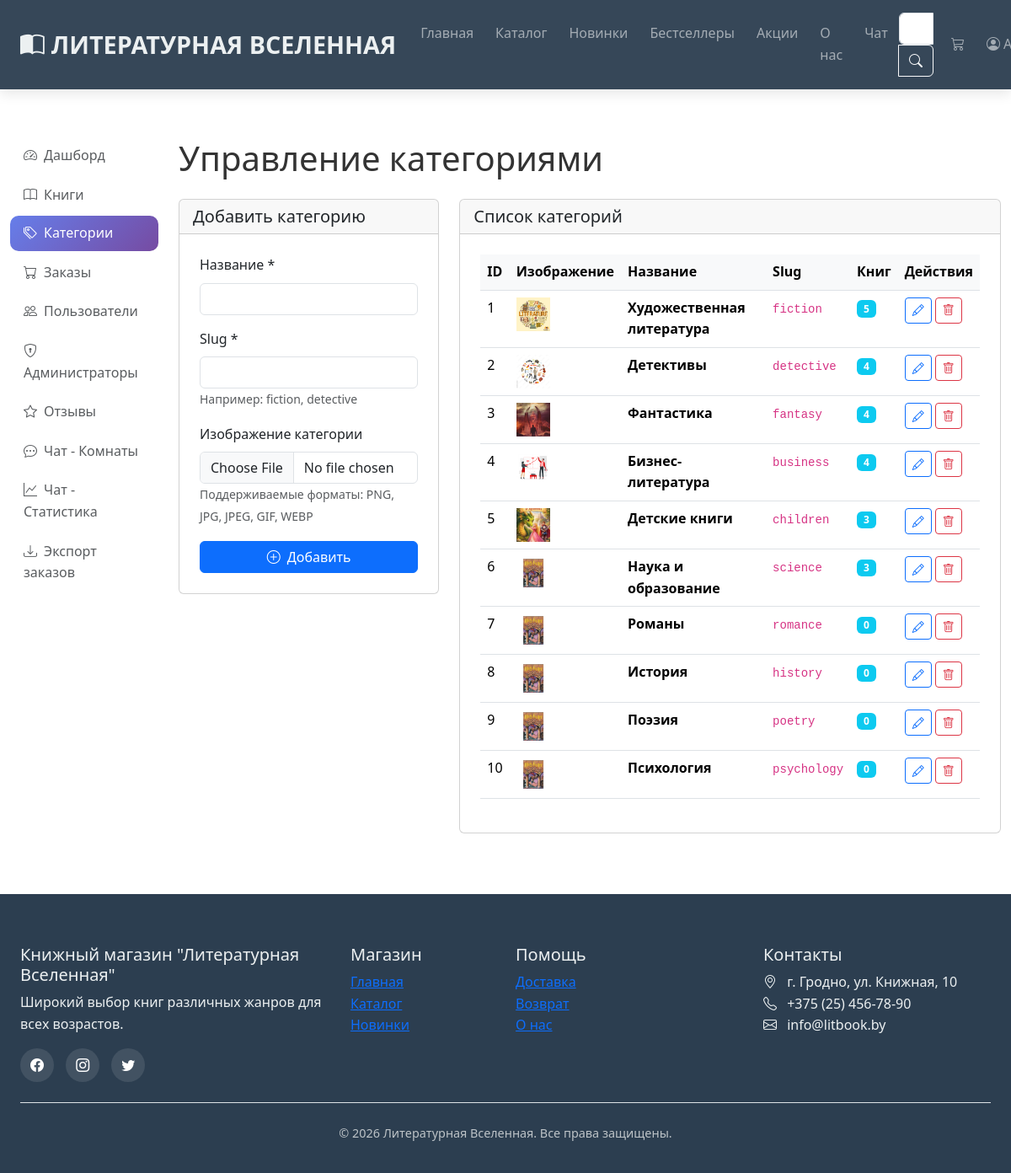
The app's page /admin/categories (signed in), older data.
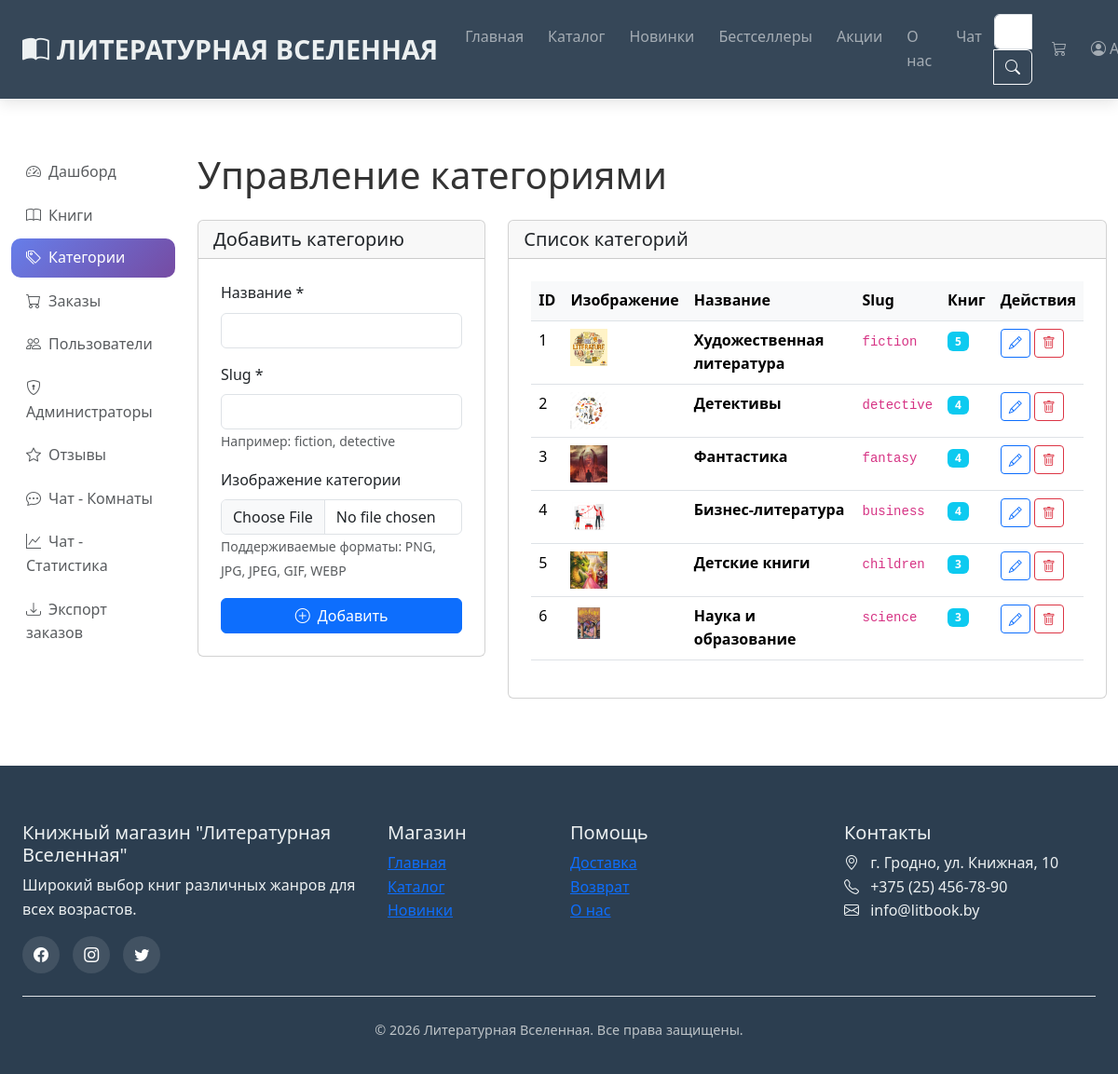
The same page, newer data.
### models.py (models this page shows, shortened)
class Category(db.Model):
    __tablename__ = 'categories'
    id = db.Column(db.Integer, primary_key=True)
    name = db.Column(db.String(50), nullable=False, unique=True)
    slug = db.Column(db.String(50), nullable=False, unique=True)
    image = db.Column(db.String(100))
    books = db.relationship('Book', backref='category', lazy=True)

### admin.py (the view)
@admin_bp.route('/categories')
@admin_required
def categories():
    categories = Category.query.all()
    return render_template('admin/categories.html', categories=categories)

### admin.py (called while the page is built)
def admin_required(f):
    @wraps(f)
    def decorated_function(*args, **kwargs):
        if 'user_id' not in session:
            flash('Пожалуйста, войдите в систему', 'warning')
            return redirect(url_for('login'))
        user = User.query.get(session['user_id'])
        if not user or not user.is_admin:
            flash('Доступ запрещен. Требуются права администратора.', 'danger')
            return redirect(url_for('index'))
        return f(*args, **kwargs)
    return decorated_function

### app.py (called while the page is built)
@app.context_processor
def inject_data():
    categories = Category.query.all()
    cart_count = 0
    if 'cart' in session:
        cart_count = sum(item['quantity'] for item in session['cart'].values())
    return dict(
        categories=categories,
        cart_count=cart_count,
        current_year=datetime.now().year
    )

### templates/admin/categories.html (shortened to what this page needs)
{% extends "base.html" %}
{% block content %}
<div style="height: 70px;"></div>
<div class="container-fluid py-4">
    <div class="row">
        <div class="col-md-3 col-lg-2 mb-4">
            {% include "admin/sidebar.html" %}
        </div>
        <div class="col-md-9 col-lg-10">
            <h1 class="mb-4">Управление категориями</h1>
            <div class="row">
                <div class="col-md-4 mb-4">
                    <div class="card">
                        <div class="card-header">
                            <h5 class="mb-0">Добавить категорию</h5>
                        </div>
                        <div class="card-body">
                            <form action="{{ url_for('admin.add_category') }}" method="post" enctype="multipart/form-data">
                                <div class="mb-3">
                                    <label class="form-label">Название *</label>
                                    <input type="text" name="name" class="form-control" required>
                                </div>
                                <div class="mb-3">
                                    <label class="form-label">Slug *</label>
                                    <input type="text" name="slug" class="form-control" required>
                                    <small class="text-muted">Например: fiction, detective</small>
                                </div>
                                <div class="mb-3">
                                    <label class="form-label">Изображение категории</label>
                                    <input type="file" name="image_file" class="form-control" accept="image/*">
                                    <small class="text-muted">Поддерживаемые форматы: PNG, JPG, JPEG, GIF, WEBP</small>
                                </div>
                                <button type="submit" class="btn btn-primary w-100">
                                    <i class="bi bi-plus-circle me-2"></i>Добавить
                                </button>
                            </form>
                        </div>
                    </div>
                </div>
                <div class="col-md-8">
                    <div class="card">
                        <div class="card-header">
                            <h5 class="mb-0">Список категорий</h5>
                        </div>
                        <div class="card-body">
                            <div class="table-responsive">
                                <table class="table table-hover">
                                    <thead>
                                        <tr>
                                            <th>ID</th>
                                            <th>Изображение</th>
                                            <th>Название</th>
                                            <th>Slug</th>
                                            <th>Книг</th>
                                            <th>Действия</th>
                                        </tr>
                                    </thead>
                                    <tbody>
                                        {% for category in categories %}
                                        <tr>
                                            <td>{{ category.id }}</td>
                                            <td>
                                                <img src="{{ url_for('static', filename='img/books/' + category.image) }}"
                                                     alt="{{ category.name }}" style="width: 40px; height: 40px; object-fit: cover;">
                                            </td>
                                            <td>
                                                <strong>{{ category.name }}</strong>
                                            </td>
                                            <td><code>{{ category.slug }}</code></td>
                                            <td>
                                                <span class="badge bg-info">{{ category.books|length }}</span>
                                            </td>
                                            <td>
                                                <button type="button" class="btn btn-sm btn-outline-primary"
                                                        data-bs-toggle="modal" data-bs-target="#editModal{{ category.id }}">
                                                    <i class="bi bi-pencil"></i>
                                                </button>
                                                <a href="{{ url_for('admin.delete_category', category_id=category.id) }}"
                                                   class="btn btn-sm btn-outline-danger"
                                                   onclick="return confirm('Удалить категорию?')">
                                                    <i class="bi bi-trash"></i>
                                                </a>
                                            </td>
                                        </tr>
                                        {% endfor %}
                                    </tbody>
                                </table>
                            </div>
                        </div>
                    </div>
                </div>
            </div>
        </div>
    </div>
</div>
{% endblock %}

### templates/base.html (shortened to what this page needs)
<!DOCTYPE html>
<html lang="ru">
<head>
    <link href="{{ url_for('static', filename='css/bootstrap.min.css') }}" rel="stylesheet">
    <link rel="stylesheet" href="https://cdn.jsdelivr.net/npm/bootstrap-icons@1.10.0/font/bootstrap-icons.css">
    <link rel="stylesheet" href="{{ url_for('static', filename='css/style.css') }}">
</head>
<body>
    <nav class="navbar navbar-expand-lg navbar-dark fixed-top">
        <div class="container-fluid px-3 px-lg-4">
            <a class="navbar-brand" href="{{ url_for('index') }}">
                <i class="bi bi-book-half me-2"></i>ЛИТЕРАТУРНАЯ ВСЕЛЕННАЯ
            </a>
            <div class="collapse navbar-collapse" id="navbarNav">
                <ul class="navbar-nav me-auto mb-2 mb-lg-0">
                    <li class="nav-item"><a class="nav-link" href="{{ url_for('index') }}">Главная</a></li>
                    <li class="nav-item"><a class="nav-link" href="{{ url_for('catalog') }}">Каталог</a></li>
                    <li class="nav-item"><a class="nav-link" href="{{ url_for('catalog', section='new') }}">Новинки</a></li>
                    <li class="nav-item"><a class="nav-link" href="{{ url_for('catalog', section='bestseller') }}">Бестселлеры</a></li>
                    <li class="nav-item"><a class="nav-link" href="{{ url_for('catalog', section='sale') }}">Акции</a></li>
                    <li class="nav-item"><a class="nav-link" href="{{ url_for('about') }}">О нас</a></li>
                    <li class="nav-item"><a class="nav-link" href="{{ url_for('chat') }}">Чат</a></li>
                </ul>
                <form class="d-flex" role="search" action="{{ url_for('catalog') }}" method="get">
                    <div class="input-group">
                        <input class="form-control" type="search" name="search" placeholder="Поиск книг" value="{{ request.args.get('search', '') }}">
                        <button class="btn btn-outline-light" type="submit"><i class="bi bi-search"></i></button>
                    </div>
                </form>
                <ul class="navbar-nav ms-2">
                    <li class="nav-item">
                        <a class="nav-link" href="{{ url_for('cart') }}">
                            <i class="bi bi-cart3"></i>
                        </a>
                    </li>
                    {% if session.user_id %}
                    <li class="nav-item dropdown">
                        <a class="nav-link dropdown-toggle" href="#" data-bs-toggle="dropdown">
                            <i class="bi bi-person-circle"></i>
                            <span class="d-none d-lg-inline">{{ session.user_name.split()[0] }}</span>
                        </a>
                    </li>
                    {% endif %}
                </ul>
            </div>
        </div>
    </nav>
    <div style="height: 70px;"></div>
    {% block content %}{% endblock %}
    <footer class="mt-5">
        <div class="container-fluid px-3 px-lg-4">
            <div class="row g-4">
                <div class="col-lg-4 col-md-6">
                    <h5>Книжный магазин "Литературная Вселенная"</h5>
                    <p>Широкий выбор книг различных жанров для всех возрастов.</p>
                    <div class="social-links">
                        <a href="#"><i class="bi bi-facebook"></i></a>
                        <a href="#"><i class="bi bi-instagram"></i></a>
                        <a href="#"><i class="bi bi-twitter"></i></a>
                    </div>
                </div>
                <div class="col-lg-2 col-md-6">
                    <h5>Магазин</h5>
                    <ul class="list-unstyled">
                        <li><a href="{{ url_for('index') }}">Главная</a></li>
                        <li><a href="{{ url_for('catalog') }}">Каталог</a></li>
                        <li><a href="{{ url_for('catalog', section='new') }}">Новинки</a></li>
                    </ul>
                </div>
                <div class="col-lg-3 col-md-6">
                    <h5>Помощь</h5>
                    <ul class="list-unstyled">
                        <li><a href="{{ url_for('about') }}#delivery">Доставка</a></li>
                        <li><a href="{{ url_for('about') }}#return">Возврат</a></li>
                        <li><a href="{{ url_for('about') }}">О нас</a></li>
                    </ul>
                </div>
                <div class="col-lg-3 col-md-6">
                    <h5>Контакты</h5>
                    <ul class="list-unstyled">
                        <li><i class="bi bi-geo-alt me-2"></i> г. Гродно, ул. Книжная, 10</li>
                        <li><i class="bi bi-telephone me-2"></i> +375 (25) 456-78-90</li>
                        <li><i class="bi bi-envelope me-2"></i> info@litbook.by</li>
                    </ul>
                </div>
            </div>
            <div class="copyright text-center pt-4 mt-4 border-top">
                <p>&copy; {{ current_year }} Литературная Вселенная. Все права защищены.</p>
            </div>
        </div>
    </footer>
    <div class="position-fixed bottom-0 end-0 p-3" style="z-index: 1050; max-width: 380px;">
    </div>
</body>
</html>

### templates/admin/sidebar.html
<div class="admin-sidebar">
    <div class="list-group">
        <a href="{{ url_for('admin.dashboard') }}" class="list-group-item list-group-item-action {% if request.endpoint == 'admin.dashboard' %}active{% endif %}">
            <i class="bi bi-speedometer2 me-2"></i>Дашборд
        </a>
        <a href="{{ url_for('admin.books') }}" class="list-group-item list-group-item-action {% if request.endpoint == 'admin.books' %}active{% endif %}">
            <i class="bi bi-book me-2"></i>Книги
        </a>
        <a href="{{ url_for('admin.categories') }}" class="list-group-item list-group-item-action {% if request.endpoint == 'admin.categories' %}active{% endif %}">
            <i class="bi bi-tags me-2"></i>Категории
        </a>
        <a href="{{ url_for('admin.orders') }}" class="list-group-item list-group-item-action {% if request.endpoint == 'admin.orders' %}active{% endif %}">
            <i class="bi bi-cart me-2"></i>Заказы
        </a>
        <a href="{{ url_for('admin.users') }}" class="list-group-item list-group-item-action {% if request.endpoint == 'admin.users' %}active{% endif %}">
            <i class="bi bi-people me-2"></i>Пользователи
        </a>
        <a href="{{ url_for('admin.admins') }}" class="list-group-item list-group-item-action {% if request.endpoint == 'admin.admins' %}active{% endif %}">
            <i class="bi bi-shield-lock me-2"></i>Администраторы
        </a>
        <a href="{{ url_for('admin.reviews') }}" class="list-group-item list-group-item-action {% if request.endpoint == 'admin.reviews' %}active{% endif %}">
            <i class="bi bi-star me-2"></i>Отзывы
        </a>
        <a href="{{ url_for('admin.chat_rooms') }}" class="list-group-item list-group-item-action {% if request.endpoint == 'admin.chat_rooms' %}active{% endif %}">
    <i class="bi bi-chat-dots me-2"></i>Чат - Комнаты
        </a>
        <a href="{{ url_for('admin.chat_stats') }}" class="list-group-item list-group-item-action {% if request.endpoint == 'admin.chat_stats' %}active{% endif %}">
            <i class="bi bi-graph-up me-2"></i>Чат - Статистика
        </a>
        <a href="{{ url_for('admin.export_orders') }}" class="list-group-item list-group-item-action">
            <i class="bi bi-download me-2"></i>Экспорт заказов
        </a>
    </div>
</div>

### static/css/style.css (style rules this page uses)
:root { --primary-color: #2c3e50; --secondary-color: #3498db; --accent-color: #e74c3c; --light-color: #ecf0f1; --dark-color: #2c3e50; --text-color: #333; --shadow: 0 5px 15px rgba(0, 0, 0, 0.1); --transition: all 0.3s ease; }
* { margin: 0; padding: 0; box-sizing: border-box; }
body { font-family: "Segoe UI", Tahoma, Geneva, Verdana, sans-serif; color: var(--text-color); line-height: 1.6; overflow-x: hidden; }
.navbar { background-color: rgba(44, 62, 80, 0.95) !important; backdrop-filter: blur(10px); transition: var(--transition); padding: 15px 0; box-shadow: var(--shadow); }
.navbar-brand { font-weight: 700; font-size: 1.8rem; color: var(--light-color) !important; }
.nav-link { font-weight: 500; margin: 0 5px; border-radius: 5px; transition: var(--transition); }
footer { background-color: var(--dark-color); color: var(--light-color); padding: 60px 0 20px; }
.social-links a { display: inline-block; width: 40px; height: 40px; background-color: rgba(255, 255, 255, 0.1); border-radius: 50%; text-align: center; line-height: 40px; margin-right: 10px; color: white; transition: var(--transition); }
.copyright { border-top: 1px solid rgba(255, 255, 255, 0.1); padding-top: 20px; margin-top: 40px; text-align: center; font-size: 0.9rem; color: #bdc3c7; }
.card-body { padding: 1.5rem; }
.admin-sidebar { position: sticky; top: 100px; }
.admin-sidebar .list-group-item { border: none; border-radius: 10px; margin-bottom: 5px; transition: all 0.3s; }
.admin-sidebar .list-group-item.active { background: linear-gradient(135deg, #667eea 0%, #764ba2 100%); border: none; color: white; }
.admin-sidebar .list-group-item i { width: 24px; }
.table th { background-color: #f8f9fa; font-weight: 600; }

Row changes from the older to the newer data that the page shows:
removed Category: id "7", image (picture), name "Романы", slug "romance", books|length "0"
removed Category: id "8", image (picture), name "История", slug "history", books|length "0"
removed Category: id "9", image (picture), name "Поэзия", slug "poetry", books|length "0"
removed Category: id "10", image (picture), name "Психология", slug "psychology", books|length "0"
